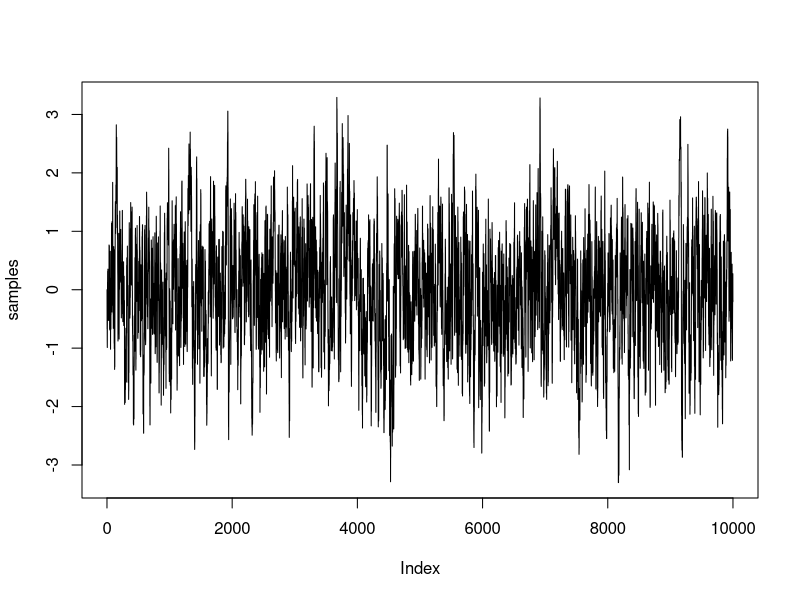
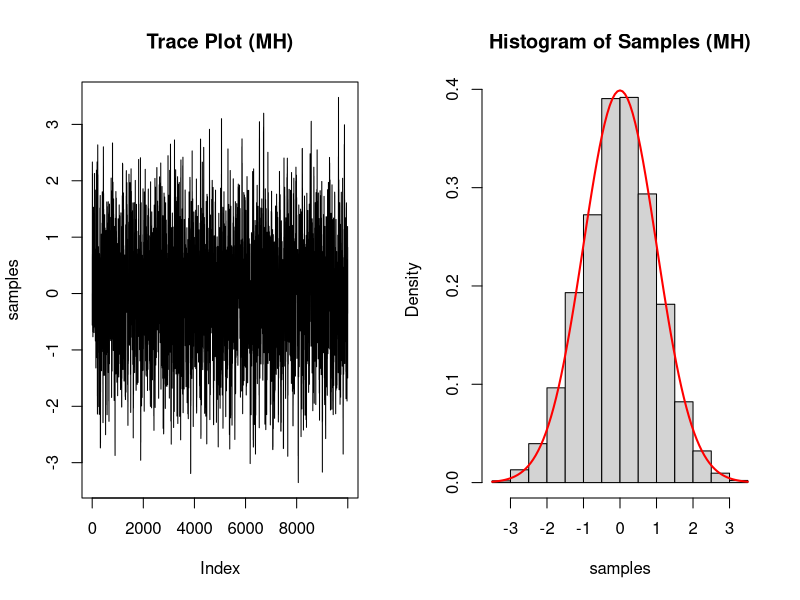
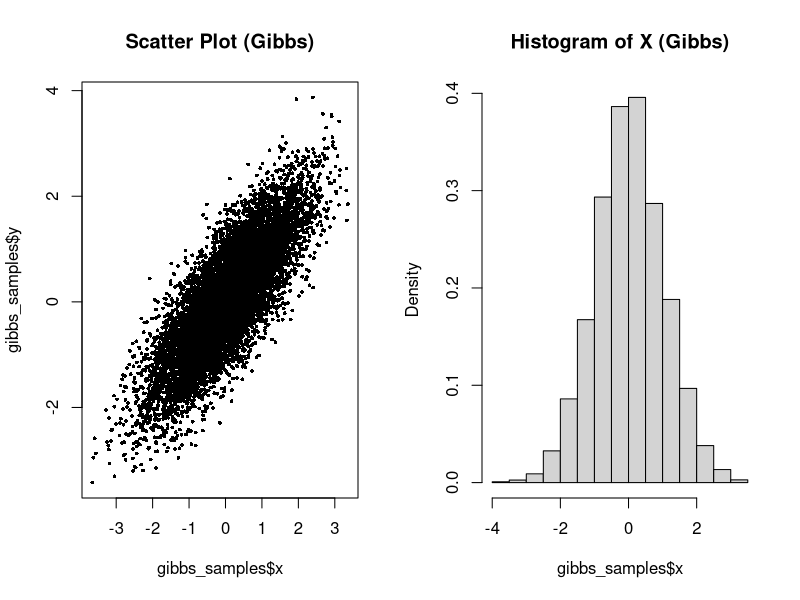
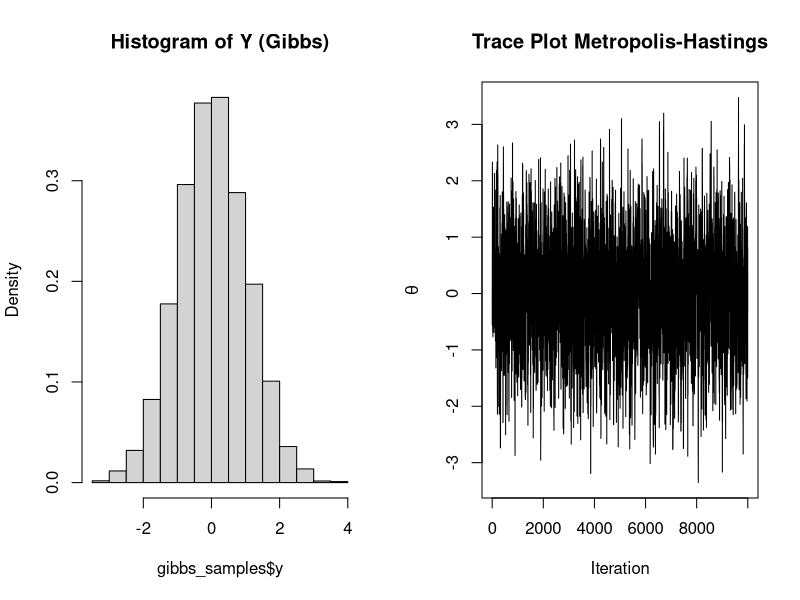
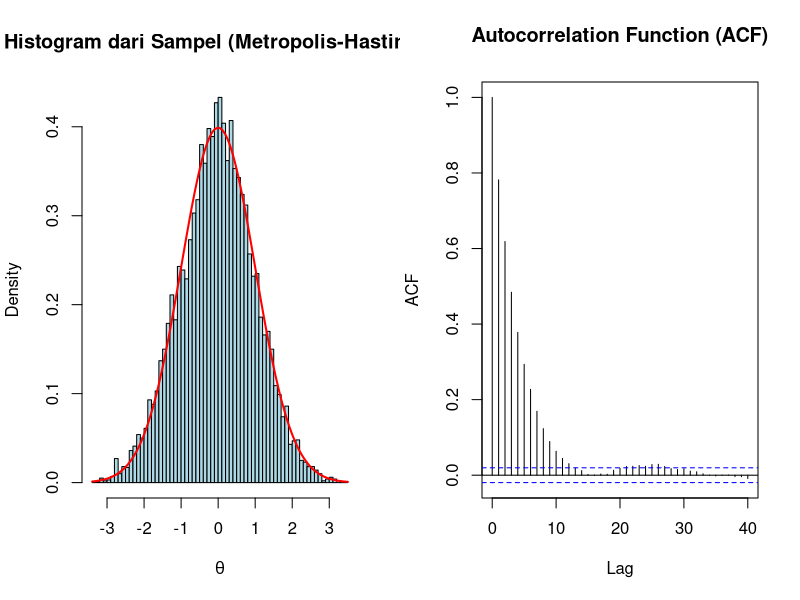
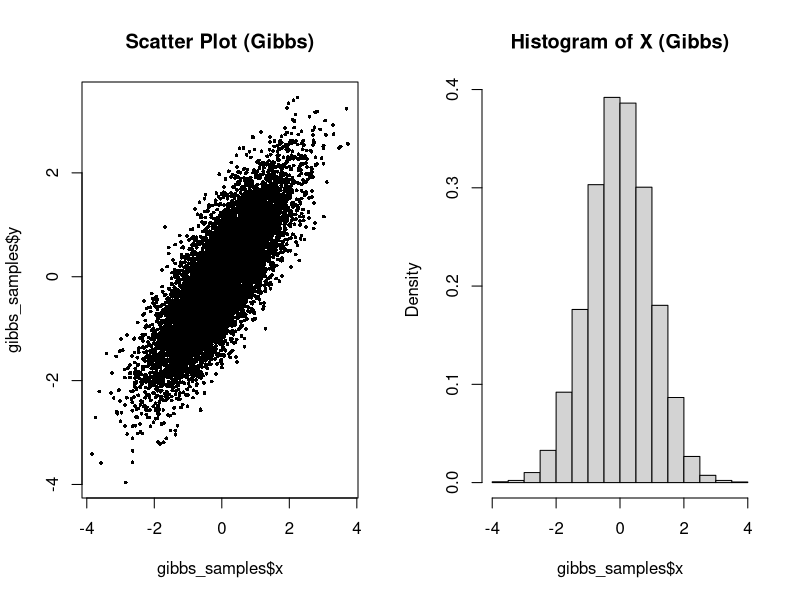
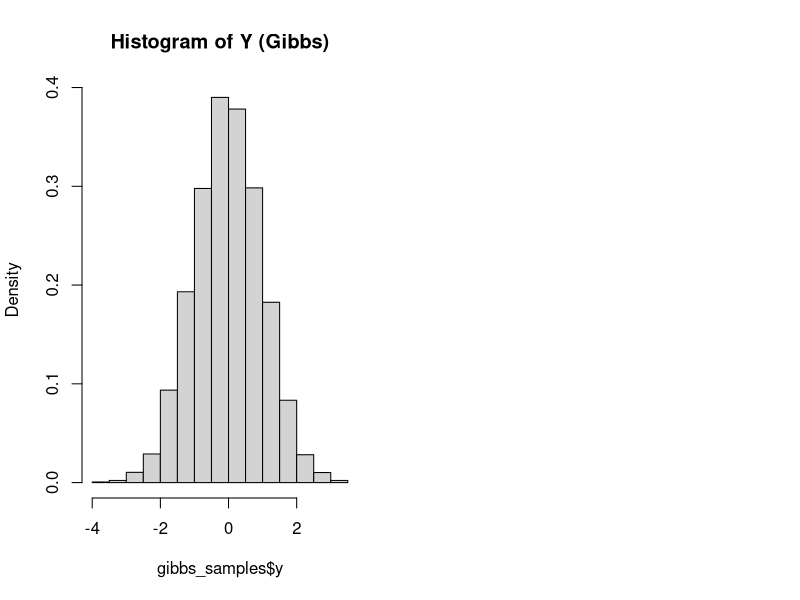
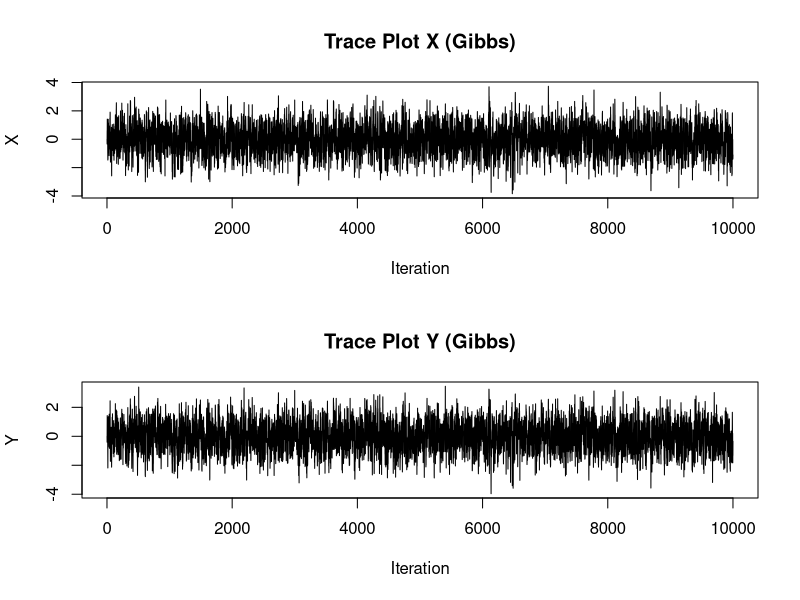

The R source for these figures, in order:
####Latihan 1
#1.
set.seed(123)

# Fungsi target f(x) = 1/sqrt(2*pi) * exp(-x^2/2)
f <- function(x) (1/sqrt(2*pi)) * exp(-x^2 / 2)

# Jumlah simulasi
N <- 100000

# Sampling dari distribusi Uniform(-3, 3)
x <- runif(N, -3, 3)

# Estimasi integral
integral_mc <- mean(f(x)) * (3 - (-3))  # (b-a) * mean(f(x))

# Hasil
cat("Estimasi Integral (Monte Carlo Biasa):", integral_mc, "\n")


#2.
set.seed(456)

# Fungsi target f(x) = 1/sqrt(2*pi) * exp(-x^2/2)
f <- function(x) (1/sqrt(2*pi)) * exp(-x^2 / 2)

# Metropolis-Hastings Algorithm
mcmc_sampler <- function(n_iter = 10000, theta_init = 0, sd_prop = 1.0) {
  theta <- numeric(n_iter)
  theta[1] <- theta_init
  
  for (t in 2:n_iter) {
    # Proposal step: Gaussian proposal centered around current theta
    candidate <- rnorm(1, mean = theta[t-1], sd = sd_prop)
    
    # Acceptance probability
    alpha <- min(1, f(candidate) / f(theta[t-1]))
    
    # Accept or reject the candidate
    if (runif(1) < alpha) {
      theta[t] <- candidate
    } else {
      theta[t] <- theta[t-1]
    }
  }
  
  return(theta)
}

# Sampling using Metropolis-Hastings
samples <- mcmc_sampler(n_iter = 10000, theta_init = 0, sd_prop = 0.5)

# Estimasi integral dengan rata-rata sampel
integral_mcmc <- mean(f(samples))

# Hasil
cat("Estimasi Integral (MCMC):", integral_mcmc, "\n")

plot(samples, type='l')

#Latihan 2
1. 
set.seed(123)

# Fungsi target: distribusi normal standar
f <- function(x) (1/sqrt(2*pi)) * exp(-x^2 / 2)

# Metropolis-Hastings
mh_sampler <- function(n_iter = 10000, theta_init = 0, sd_prop = 1.0) {
  theta <- numeric(n_iter)
  theta[1] <- theta_init
  
  for (t in 2:n_iter) {
    # Proposal step: Gaussian proposal
    cand <- rnorm(1, mean = theta[t-1], sd = sd_prop)
    # Acceptance ratio
    alpha <- min(1, f(cand) / f(theta[t-1]))
    if (runif(1) < alpha) {
      theta[t] <- cand
    } else {
      theta[t] <- theta[t-1]
    }
  }
  
  return(theta)
}

# Sampling with Metropolis-Hastings
samples <- mh_sampler(n_iter = 10000)

# Plotting results
par(mfrow = c(1,2))
plot(samples, type = "l", main = "Trace Plot (MH)")
hist(samples, probability = TRUE, main = "Histogram of Samples (MH)")
curve(f(x), add = TRUE, col = "red", lwd = 2)

#2.
set.seed(456)

# Gibbs Sampling for Bivariate Normal (rho = 0.8)
gibbs_sampler <- function(n_iter = 10000, rho = 0.8) {
  x <- numeric(n_iter)
  y <- numeric(n_iter)
  
  # Initial values
  x[1] <- 0
  y[1] <- 0
  
  for (t in 2:n_iter) {
    # Update x given y
    x[t] <- rnorm(1, mean = rho * y[t-1], sd = sqrt(1 - rho^2))
    # Update y given x
    y[t] <- rnorm(1, mean = rho * x[t], sd = sqrt(1 - rho^2))
  }
  
  return(list(x = x, y = y))
}

# Sampling with Gibbs Sampling
gibbs_samples <- gibbs_sampler(n_iter = 10000, rho = 0.8)

# Plotting results
par(mfrow = c(1,2))
plot(gibbs_samples$x, gibbs_samples$y, pch = 16, cex = 0.5, main = "Scatter Plot (Gibbs)")
hist(gibbs_samples$x, probability = TRUE, main = "Histogram of X (Gibbs)")
hist(gibbs_samples$y, probability = TRUE, main = "Histogram of Y (Gibbs)")


#Latihan 3.
#1.
set.seed(123)

# Fungsi distribusi target: Normal Standar
pi_func <- function(x) {
  (1/sqrt(2*pi)) * exp(-x^2 / 2)
}

# Metropolis-Hastings Algorithm
mh_sampler <- function(n_iter = 10000, theta_init = 0, sd_prop = 1.0) {
  theta <- numeric(n_iter)
  theta[1] <- theta_init
  
  for (t in 2:n_iter) {
    cand <- rnorm(1, mean = theta[t-1], sd = sd_prop)
    alpha <- min(1, pi_func(cand) / pi_func(theta[t-1]))
    if (runif(1) < alpha) {
      theta[t] <- cand
    } else {
      theta[t] <- theta[t-1]
    }
  }
  
  return(theta)
}

# Sampling with Metropolis-Hastings
samples <- mh_sampler(n_iter = 10000)

# Estimasi rata-rata
mean_estimate <- mean(samples)
cat("Estimasi Rata-rata (Metropolis-Hastings):", mean_estimate, "\n")

#2.
# Plot Trace Plot untuk melihat konvergensi rantai
plot(samples, type = "l", main = "Trace Plot Metropolis-Hastings", 
     xlab = "Iteration", ylab = expression(theta))

#3.
# Plot Histogram untuk distribusi sampel
hist(samples, probability = TRUE, main = "Histogram dari Sampel (Metropolis-Hastings)", 
     xlab = expression(theta), col = "lightblue", breaks = 50)
curve(dnorm(x, mean = 0, sd = 1), add = TRUE, col = "red", lwd = 2)

# Plot ACF untuk memeriksa autocorrelation
acf(samples, main = "Autocorrelation Function (ACF)")


#4.
# Proposal Uniform
mh_sampler_uniform <- function(n_iter = 10000, theta_init = 0, a = -1, b = 1) {
  theta <- numeric(n_iter)
  theta[1] <- theta_init
  
  for (t in 2:n_iter) {
    cand <- runif(1, min = a, max = b)
    alpha <- min(1, pi_func(cand) / pi_func(theta[t-1]))
    if (runif(1) < alpha) {
      theta[t] <- cand
    } else {
      theta[t] <- theta[t-1]
    }
  }
  
  return(theta)
}

# Sampling dengan Proposal Uniform
samples_uniform <- mh_sampler_uniform(n_iter = 10000)


####Latihan 4
#1.
set.seed(123)

# Gibbs Sampling for Bivariate Normal
gibbs_sampler <- function(n_iter = 10000, rho = 0.8) {
  x <- numeric(n_iter)
  y <- numeric(n_iter)
  
  # Initial values
  x[1] <- 0
  y[1] <- 0
  
  for (t in 2:n_iter) {
    # Update x given y
    x[t] <- rnorm(1, mean = rho * y[t-1], sd = sqrt(1 - rho^2))
    # Update y given x
    y[t] <- rnorm(1, mean = rho * x[t], sd = sqrt(1 - rho^2))
  }
  
  return(list(x = x, y = y))
}

# Sampling with Gibbs Sampling
gibbs_samples <- gibbs_sampler(n_iter = 10000, rho = 0.8)

# Plotting results
par(mfrow = c(1,2))
plot(gibbs_samples$x, gibbs_samples$y, pch = 16, cex = 0.5, main = "Scatter Plot (Gibbs)")
hist(gibbs_samples$x, probability = TRUE, main = "Histogram of X (Gibbs)")
hist(gibbs_samples$y, probability = TRUE, main = "Histogram of Y (Gibbs)")

#2.
# Plot Trace Plot untuk melihat konvergensi rantai
par(mfrow = c(2,1))
plot(gibbs_samples$x, type = "l", main = "Trace Plot X (Gibbs)", xlab = "Iteration", ylab = "X")
plot(gibbs_samples$y, type = "l", main = "Trace Plot Y (Gibbs)", xlab = "Iteration", ylab = "Y")
par(mfrow = c(1,1))

#3.
# Plot Histogram untuk distribusi sampel
par(mfrow = c(1,2))
hist(gibbs_samples$x, probability = TRUE, main = "Histogram of X (Gibbs)", col = "lightblue", breaks = 50)
hist(gibbs_samples$y, probability = TRUE, main = "Histogram of Y (Gibbs)", col = "lightgreen", breaks = 50)

# Plot ACF untuk memeriksa autocorrelation
acf(gibbs_samples$x, main = "ACF X (Gibbs)")
acf(gibbs_samples$y, main = "ACF Y (Gibbs)")
par(mfrow = c(1,1))

#4.
# Sampling dengan beberapa nilai rho
gibbs_samples_rho_0.5 <- gibbs_sampler(n_iter = 10000, rho = 0.5)
gibbs_samples_rho_0.9 <- gibbs_sampler(n_iter = 10000, rho = 0.9)

# Plotting hasil untuk rho = 0.5
par(mfrow = c(1,2))
plot(gibbs_samples_rho_0.5$x, gibbs_samples_rho_0.5$y, pch = 16, cex = 0.5, main = "Scatter Plot (rho=0.5)")
hist(gibbs_samples_rho_0.5$x, probability = TRUE, main = "Histogram of X (rho=0.5)")
par(mfrow = c(1,1))

# Plotting hasil untuk rho = 0.9
par(mfrow = c(1,2))
plot(gibbs_samples_rho_0.9$x, gibbs_samples_rho_0.9$y, pch = 16, cex = 0.5, main = "Scatter Plot (rho=0.9)")
hist(gibbs_samples_rho_0.9$x, probability = TRUE, main = "Histogram of X (rho=0.9)")
par(mfrow = c(1,1))

